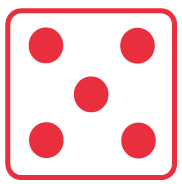
#> input picture Chrome Extensions/Roll The Dice/photo.png, 182 x 184 px, given in place of the camera
$ python MotionDetector.py
#> lines starting #> are read from the running program, lines starting #| are printed output that depends on the picture
import  time, pandas
from datetime import datetime
from cv2 import cv2

first_frame=None
status_list=[None,None]
times=[]
df=pandas.DataFrame(columns=["Start","End"])

video=cv2.VideoCapture(0,cv2.CAP_DSHOW)

while True:
    check, frame = video.read()
#> frame is the input picture: shape (184, 182, 3); mean B, G, R 208, 204.4, 249.7
    status=0
    gray=cv2.cvtColor(frame,cv2.COLOR_BGR2GRAY)
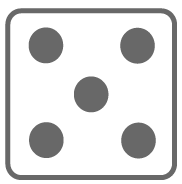
#> gray: shape (184, 182); min 104, max 255, mean 218.4
    gray=cv2.GaussianBlur(gray,(21,21),0)
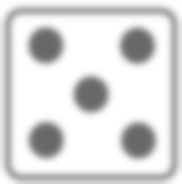
#> gray: shape (184, 182); min 104, max 255, mean 218.2

    if first_frame is None:
        first_frame=gray
        continue

    delta_frame=cv2.absdiff(first_frame,gray)
    thresh_frame=cv2.threshold(delta_frame, 30, 255, cv2.THRESH_BINARY)[1]
    thresh_frame=cv2.dilate(thresh_frame, None, iterations=2)

    (cnts,_)=cv2.findContours(thresh_frame.copy(),cv2.RETR_EXTERNAL, cv2.CHAIN_APPROX_SIMPLE)

    for contour in cnts:
        if cv2.contourArea(contour) < 10000:
            continue
        status=1

        (x, y, w, h)=cv2.boundingRect(contour)
        cv2.rectangle(frame, (x, y), (x+w, y+h), (0,255,0), 3)
    status_list.append(status)

    status_list=status_list[-2:]


    if status_list[-1]==1 and status_list[-2]==0:
        times.append(datetime.now())
    if status_list[-1]==0 and status_list[-2]==1:
        times.append(datetime.now())


    cv2.imshow("Gray Frame",gray)
    cv2.imshow("Delta Frame",delta_frame)
    cv2.imshow("Threshold Frame",thresh_frame)
    cv2.imshow("Color Frame",frame)

    key=cv2.waitKey(1)

    if key==ord('q'):
        if status==1:
            times.append(datetime.now())
        break

print(status_list)
print(times)

for i in range(0,len(times),2):
    df=df.append({"Start":times[i],"End":times[i+1]},ignore_index=True)
#> this loop made 0 passes

df.to_csv("Times.csv")

video.release()
cv2.destroyAllWindows
